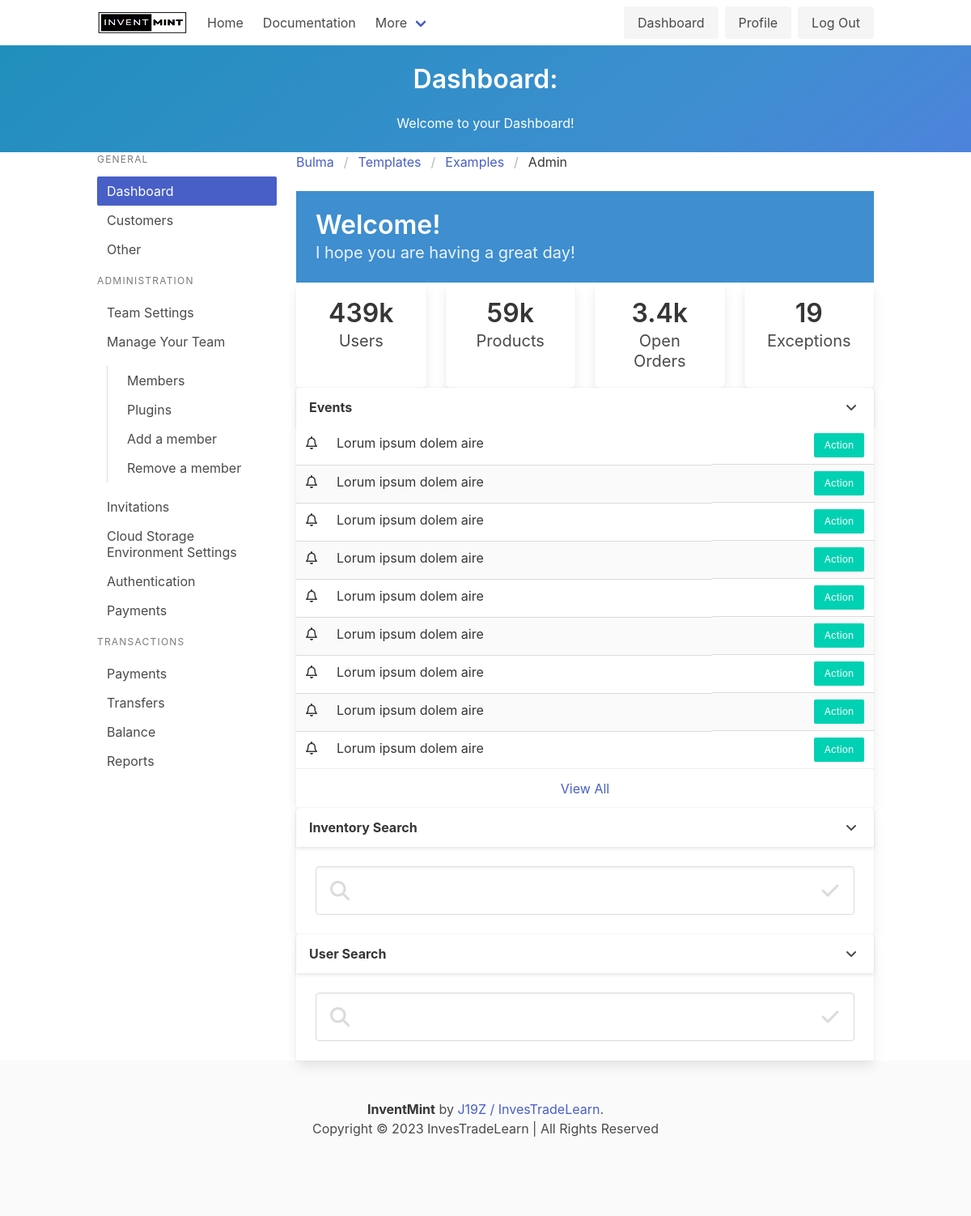
Page /dashboard (signed in) on the earlier database version.
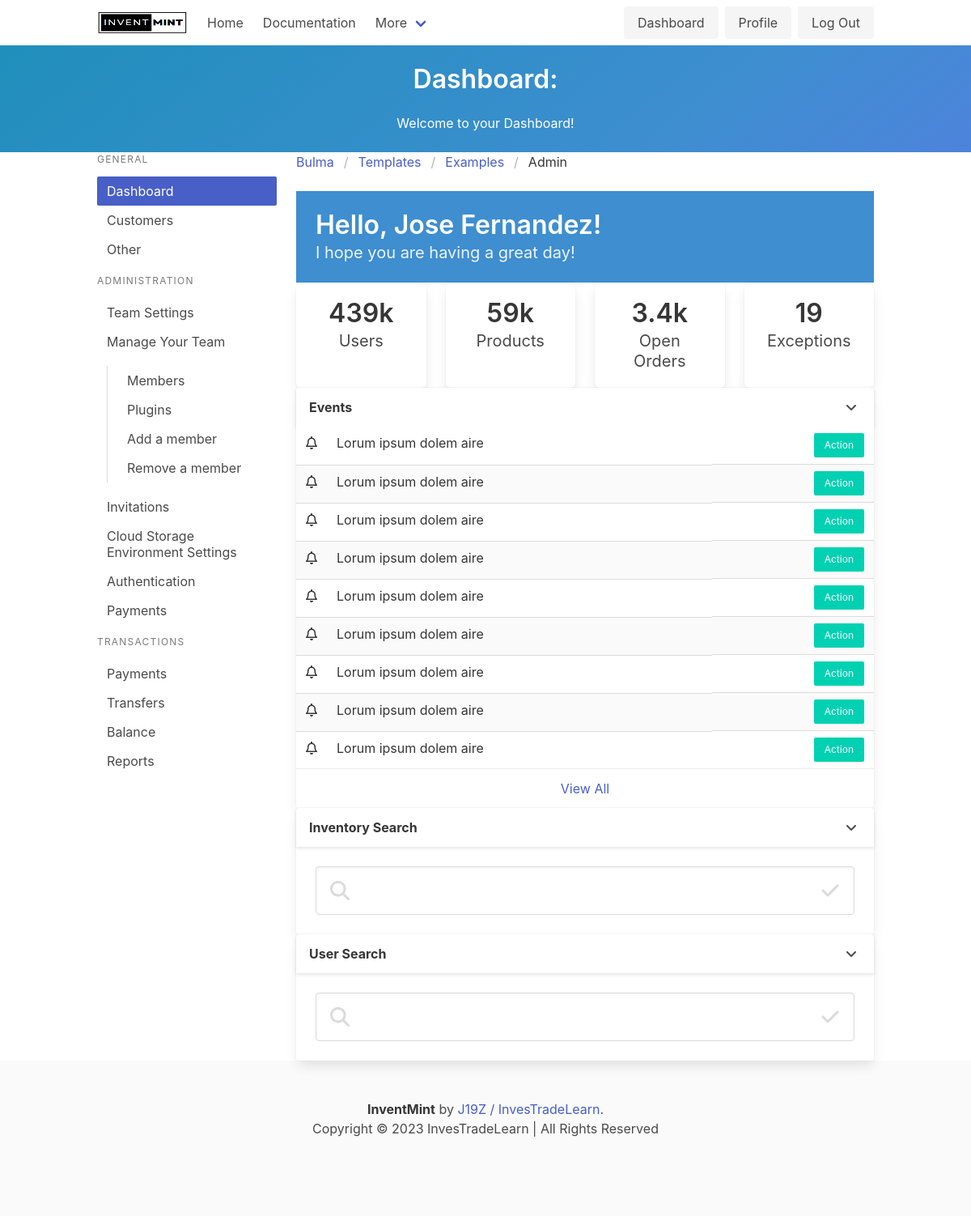
Same page on the later database version.
### app/models.py (models this page shows)
class User(db.Model, UserMixin):
    id = db.Column(db.Integer, primary_key=True)
    email = db.Column(db.String(20), nullable=False, unique=True)
    name = db.Column(db.String(20), nullable=True)
    password = db.Column(db.String(80), nullable=False)
    image_filename = db.Column(db.String(200))
    admin = db.Column(db.Boolean, nullable=False, default=False)
    registered_on = db.Column(db.DateTime, nullable=False, default=datetime.datetime.now())

### app/mod_main/views.py (the view)
@main.route('/dashboard', methods=['GET', 'POST'])
@login_required #This is the function that only shows this page to logged in users
def dashboard():
    return render_template('dashboard.html')

### app/templates/dashboard.html (shortened to what the changed rows need)
{% extends "base.html" %}
{% block content %}
<section class="hero is-info is-small is-bold">
    <div class="hero-body">
        <div class="container has-text-centered">
            <h1 class="title">Dashboard:</h1>
        </div>
    </div>
</section>
<div class="container">
    <div class="columns">
        <div class="column is-9">
            <section class="hero is-info welcome is-small">
                <div class="hero-body">
                    <div class="container">
                        {% if current_user.name == None %}
                            <h1 class="title">
                                Welcome!
                            </h1>
                        {% else %}
                            <h1 class="title">
                                Hello, {{ current_user.name }}!
                            </h1>
                        {% endif %}
                        <h2 class="subtitle">
                            I hope you are having a great day!
                        </h2>
                    </div>
                </div>
            </section>
            </div>
        </div>
    </div>
{% endblock %}

Differences in the rows shown:
now on this page (row edited): User: name "Jose Fernandez"
changed User: name empty → "Jose Fernandez" (drawn)
Other differences:
text no longer shown: "Welcome!"
text now shown: "Hello, !"
